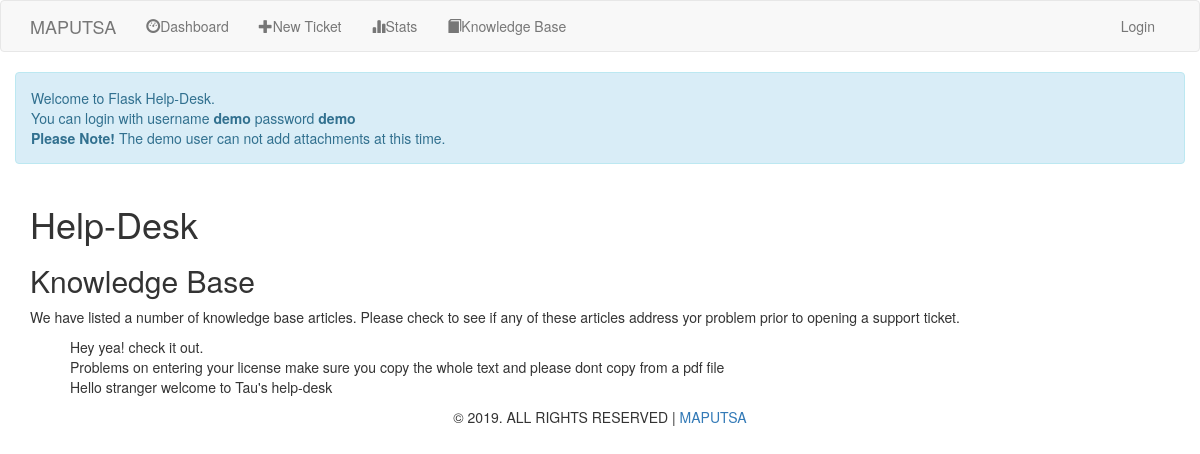
Screenshot of /kb with the database file from the repository.
### app/models.py (models this page shows, shortened)
class Post(db.Model):
    id = db.Column(db.Integer, primary_key=True)
    body = db.Column(db.String(140))
    timestamp = db.Column(db.DateTime, index=True, default=datetime.utcnow)
    user_id = db.Column(db.Integer, db.ForeignKey('user.id'))

### app/routes.py (the view)
@app.route('/kb', methods=['GET', 'POST'])
def kb():
    form = PostForm()
    if form.validate_on_submit():
        post = Post(body=form.body.data)
        db.session.add(post)
        db.session.commit()
        flash('Post added successfully')
        return redirect(url_for('index'))
    post = Post.query.order_by(Post.timestamp.desc()).all()
    return render_template('kb.html', title='Knowledge Base', post=post, form=form)

### app/templates/kb.html
{% extends 'layout.html' %}
{% block app_content %}
    <h1>Help-Desk</h1>
    <h2>Knowledge Base</h2>
    <p>We have listed a number of knowledge base articles. Please check to see if any of these articles address yor problem prior to opening a support ticket.</p>
<div>
        <ul class="kb">
            {% for post in post %}
            <li>
                <div>{{ post.body }}</div>
            </li>
            {% endfor %}
        </ul>
    </div>
{% endblock %}

### app/static/style.css (style rules this page uses)
.kb { list-style: none; }

### rows the page displays
Post: body "Hey yea! check it out."
Post: body "Problems on entering your license make sure you copy the whole text and please dont copy from a pdf file"
Post: body "Hello stranger welcome to Tau's help-desk"
